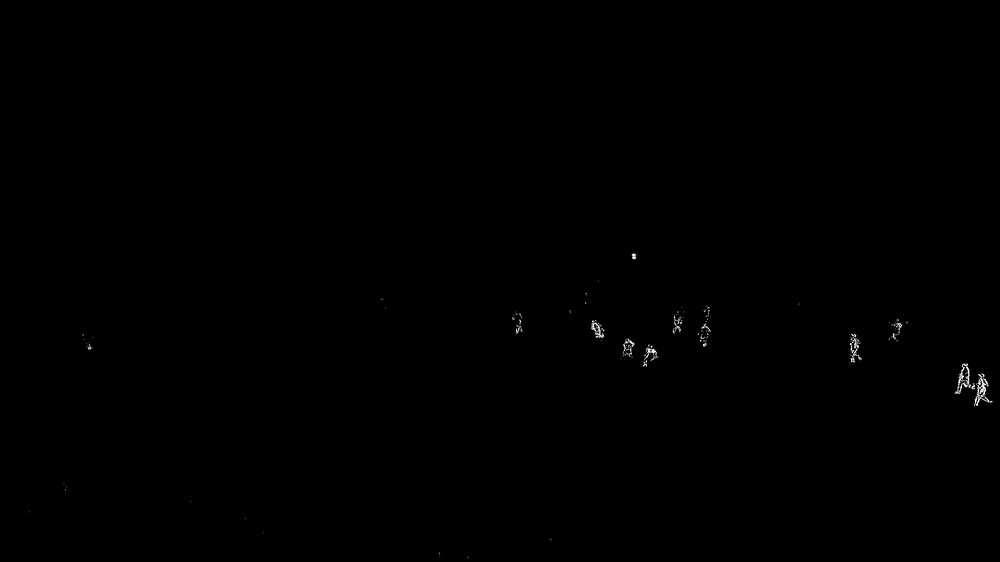
#> input picture ball20/frame_0190.png, 1000 x 562 px, shrunk from 1920 x 1080 before the run
$ python motion2image.py
#> lines starting #> are read from the running program, lines starting #| are printed output that depends on the picture; after the words box and inside, x2 and y2 are one past the last pixel; in counts of white or black regions, pixels touching at a corner belong together
import cv2
import numpy as np

def process_image_with_blur_and_threshold(input_image, output_image, blur_kernel=(5, 5), threshold_value=127):
    """
    Apply Gaussian blur and thresholding to an image.

    Parameters:
        input_image (str): Path to the input image file.
        output_image (str): Path to save the processed image.
        blur_kernel (tuple): Size of the kernel for Gaussian blurring.
        threshold_value (int): Threshold value for binary thresholding.

    Returns:
        None
    """
#> called with input_image = 'frame_0190.png', output_image = 'processed_image2.jpg', blur_kernel = (5, 5), threshold_value = 10
    # Load the image
    image = cv2.imread(input_image, cv2.IMREAD_GRAYSCALE)
#> image is the input picture: shape (562, 1000); min 0, max 255, mean 0.4

    if image is None:
        print(f"Error: Unable to load image file {input_image}")
        return

    # Apply Gaussian blur
    blurred = cv2.GaussianBlur(image, blur_kernel, 0)

    # Apply binary thresholding
    _, thresholded = cv2.threshold(blurred, threshold_value, 255, cv2.THRESH_BINARY)
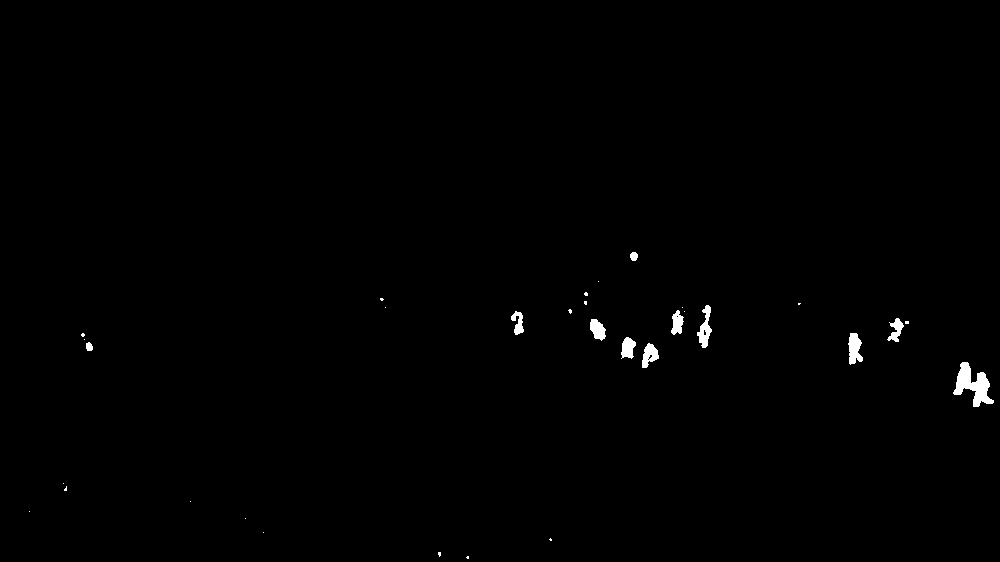
#> thresholded: shape (562, 1000); 0.54% white; 32 white regions (21 under 20 px), largest, box (x1, y1, x2, y2) and area: (953, 362, 994, 407) 856, (848, 333, 863, 365) 328, (697, 305, 712, 348) 318

    # Save the processed image
    cv2.imwrite(output_image, thresholded)

    print(f"Processed image saved as {output_image}")

# Define input and output paths
input_image_path = "frame_0190.png"
output_image_path = "processed_image2.jpg"

# Apply Gaussian blur and thresholding
process_image_with_blur_and_threshold(
    input_image=input_image_path,
    output_image=output_image_path,
    blur_kernel=(5, 5),
    threshold_value=10
)
